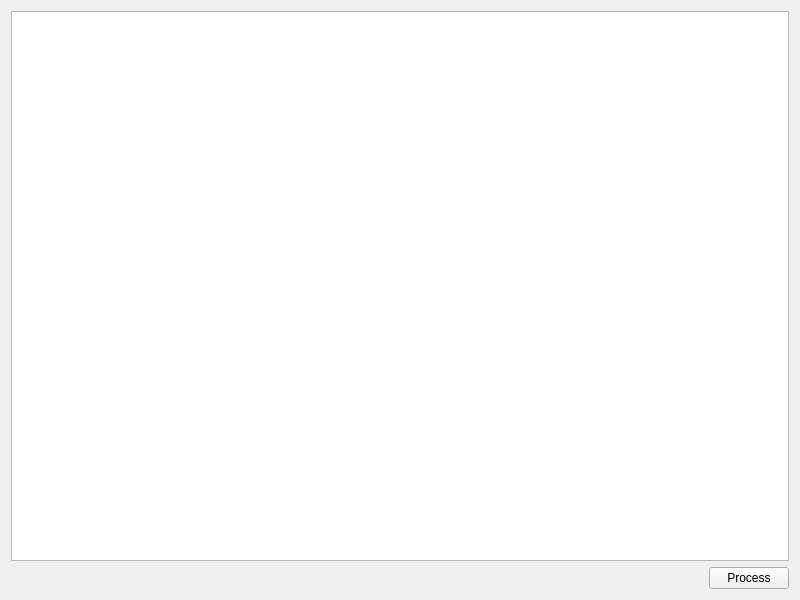
<?xml version="1.0" encoding="UTF-8"?>
<ui version="4.0">
 <class>Widget</class>
 <widget class="QWidget" name="Widget">
  <property name="geometry">
   <rect>
    <x>0</x>
    <y>0</y>
    <width>800</width>
    <height>600</height>
   </rect>
  </property>
  <property name="windowTitle">
   <string>Widget</string>
  </property>
  <layout class="QVBoxLayout" name="verticalLayout">
   <item>
    <widget class="QListWidget" name="listWidget">
     <property name="batchSize">
      <number>100</number>
     </property>
    </widget>
   </item>
   <item>
    <layout class="QHBoxLayout" name="horizontalLayout">
     <item>
      <spacer name="horizontalSpacer">
       <property name="orientation">
        <enum>Qt::Horizontal</enum>
       </property>
       <property name="sizeHint" stdset="0">
        <size>
         <width>40</width>
         <height>20</height>
        </size>
       </property>
      </spacer>
     </item>
     <item>
      <widget class="QPushButton" name="pushButton">
       <property name="text">
        <string>Process</string>
       </property>
      </widget>
     </item>
    </layout>
   </item>
  </layout>
 </widget>
 <resources/>
 <connections/>
</ui>
